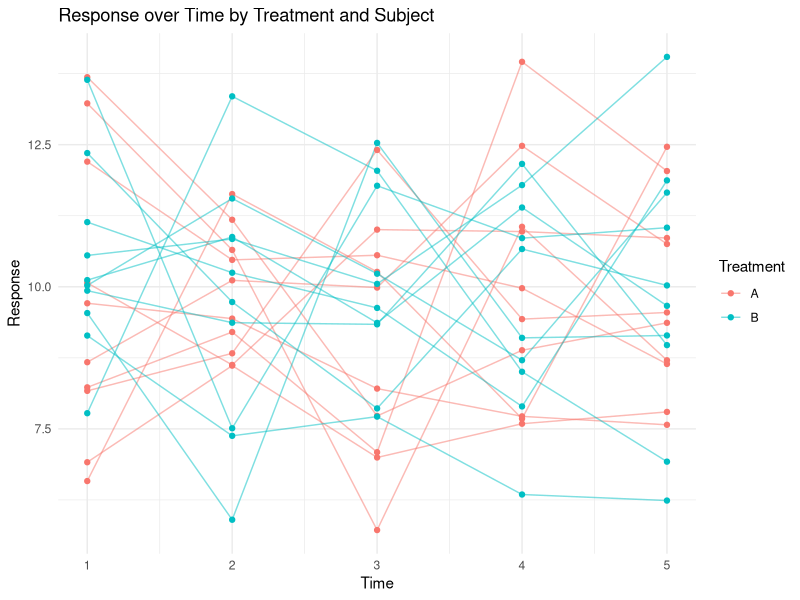
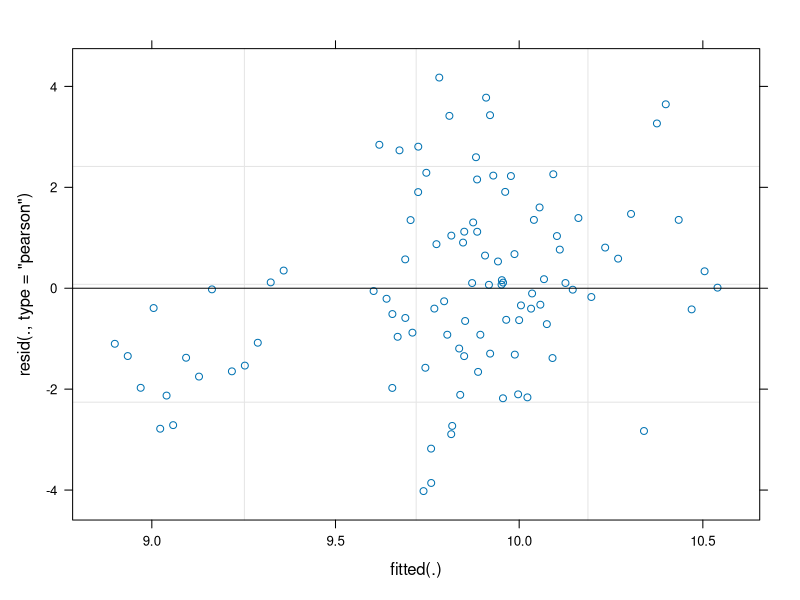
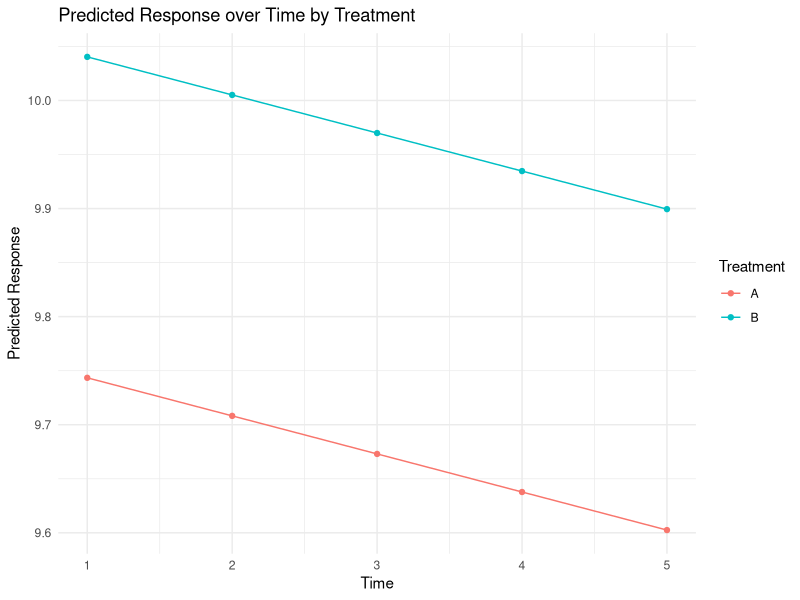

The R script that drew these images, in order:
# Mixed Effects Modeling in R
# This script demonstrates how to fit and analyze mixed effects models using lme4

# Install required packages if not already installed
if (!require("lme4")) install.packages("lme4")
if (!require("lmerTest")) install.packages("lmerTest")
if (!require("ggplot2")) install.packages("ggplot2")

# Load required packages
library(lme4)
library(lmerTest)
library(ggplot2)

# Example 1: Simple Linear Mixed Effects Model
# Let's create some example data
set.seed(123)
n_subjects <- 20
n_observations <- 5
n_total <- n_subjects * n_observations

# Create example data frame
data <- data.frame(
  subject = factor(rep(1:n_subjects, each = n_observations)),
  time = rep(1:n_observations, times = n_subjects),
  treatment = factor(rep(c("A", "B"), each = n_total/2)),
  response = rnorm(n_total, mean = 10, sd = 2)
)

# Add some random effects
data$response <- data$response + rnorm(n_subjects, sd = 1)[data$subject]

# Fit a linear mixed effects model
# This model includes:
# - Fixed effects: time and treatment
# - Random effects: random intercepts for subjects
model1 <- lmer(response ~ time + treatment + (1|subject), data = data)

# View model summary
summary(model1)

# Get confidence intervals
confint(model1)

# Example 2: More Complex Mixed Effects Model
# Let's create another example with nested random effects
set.seed(456)
n_schools <- 10
n_classes_per_school <- 3
n_students_per_class <- 5

# Create nested data
school_data <- data.frame(
  school = factor(rep(1:n_schools, each = n_classes_per_school * n_students_per_class)),
  class = factor(rep(1:(n_schools * n_classes_per_school), each = n_students_per_class)),
  student = factor(1:(n_schools * n_classes_per_school * n_students_per_class)),
  pretest = rnorm(n_schools * n_classes_per_school * n_students_per_class, mean = 70, sd = 10),
  posttest = rnorm(n_schools * n_classes_per_school * n_students_per_class, mean = 75, sd = 10)
)

# Add some random effects
school_data$posttest <- school_data$posttest + 
  rnorm(n_schools, sd = 2)[school_data$school] +
  rnorm(n_schools * n_classes_per_school, sd = 1)[school_data$class]

# Fit a nested mixed effects model
# This model includes:
# - Fixed effects: pretest score
# - Random effects: random intercepts for schools and classes within schools
model2 <- lmer(posttest ~ pretest + (1|school/class), data = school_data)

# View model summary
summary(model2)

# Get confidence intervals
confint(model2)

# Example 3: Visualization of Mixed Effects
# Create a plot to visualize the random effects
ggplot(data, aes(x = time, y = response, color = treatment, group = subject)) +
  geom_line(alpha = 0.5) +
  geom_point() +
  theme_minimal() +
  labs(title = "Response over Time by Treatment and Subject",
       x = "Time",
       y = "Response",
       color = "Treatment")

# Example 4: Model Comparison
# Fit a simpler model without random effects
model_simple <- lm(response ~ time + treatment, data = data)

# Compare models using AIC
AIC(model1, model_simple)

# Example 5: Diagnostics
# Check residuals
par(mfrow = c(2, 2))
plot(model1)

# Check random effects
ranef(model1)

# Example 6: Prediction
# Create new data for prediction
new_data <- expand.grid(
  time = 1:5,
  treatment = c("A", "B"),
  subject = factor(1)
)

# Make predictions
predictions <- predict(model1, newdata = new_data, re.form = NA)

# Add predictions to new data
new_data$predicted <- predictions

# Plot predictions
ggplot(new_data, aes(x = time, y = predicted, color = treatment)) +
  geom_line() +
  geom_point() +
  theme_minimal() +
  labs(title = "Predicted Response over Time by Treatment",
       x = "Time",
       y = "Predicted Response",
       color = "Treatment") 
